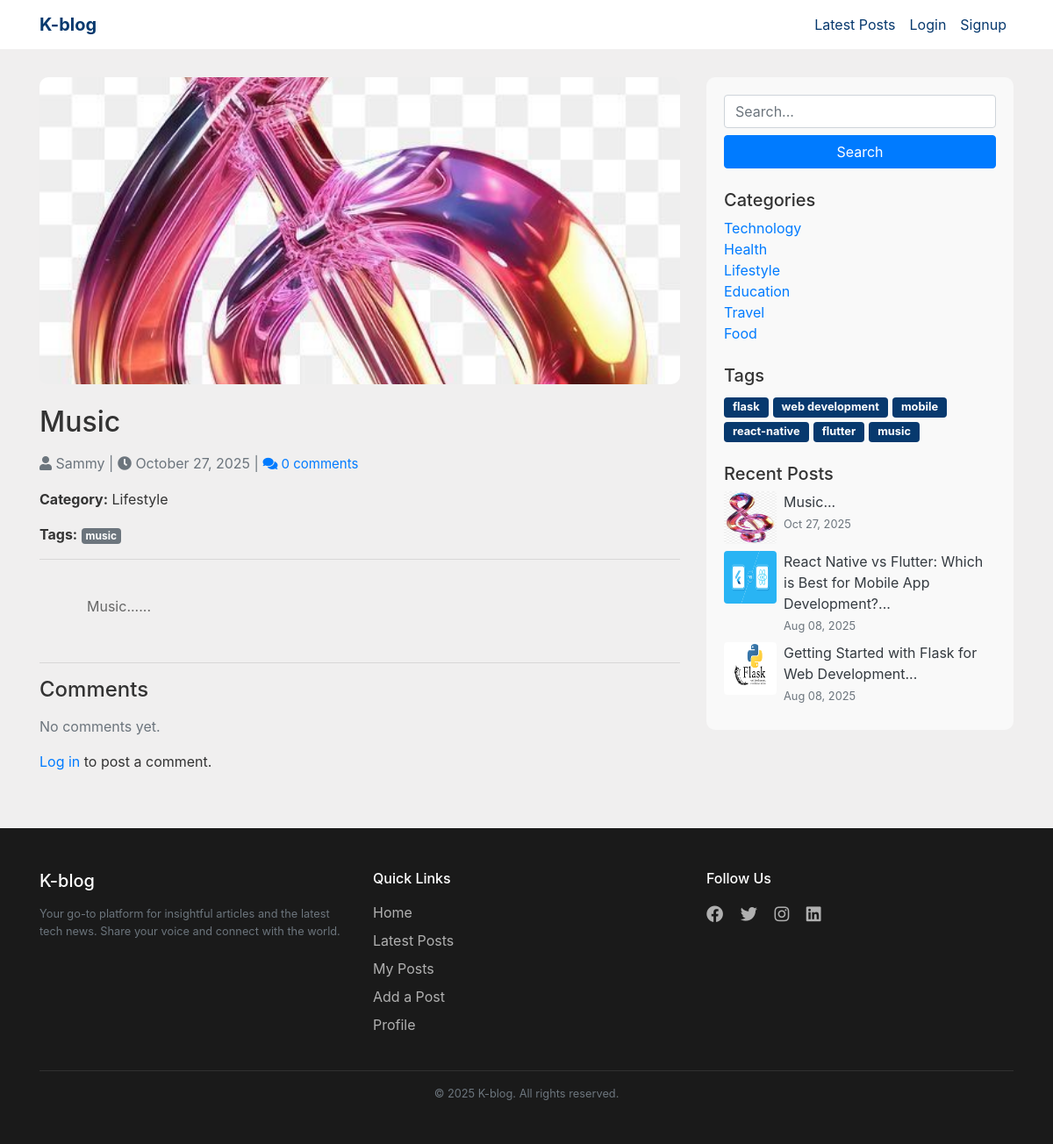
Page /blog/3 on the committed database.
### models.py (models this page shows, shortened)
class Blog(db.Model):
    id = db.Column(db.Integer, primary_key=True)
    title = db.Column(db.String(100), nullable=False)
    description = db.Column(db.Text, nullable=False)
    image_filename = db.Column(db.String(200))
    views = db.Column(db.Integer, default=0)
    date_published = db.Column(db.DateTime, default=datetime.now, nullable=False)
    user_id = db.Column(db.Integer, db.ForeignKey('user.id', name='fk_blog_user'), nullable=False)
    category_id = db.Column(db.Integer, db.ForeignKey('category.id'))
    tags = db.relationship('Tag', secondary=blog_tags, backref=db.backref('blogs', lazy='dynamic'))
    user = db.relationship('User', back_populates='blogs')
    comments = db.relationship('Comment', backref='blog', lazy=True, cascade='all, delete')

class User(db.Model):
    id = db.Column(db.Integer, primary_key=True, index=True)
    username = db.Column(db.String(50), unique=True, nullable=False)
    email = db.Column(db.String(200), unique=True, index=True)
    phone = db.Column(db.String(20))
    password_hash = db.Column(db.String(200))
    created = db.Column(db.DateTime, default=datetime.now)
    is_verified = db.Column(db.Boolean, default=False)
    verification_token = db.Column(db.String(100))
    reset_code = db.Column(db.String(10))
    reset_code_sent_at = db.Column(db.DateTime, default=datetime.utcnow)
    is_admin = db.Column(db.Boolean, default=False)
    comments = db.relationship('Comment', backref='user', lazy=True)
    blogs = db.relationship('Blog', back_populates='user', cascade="all, delete")

class Category(db.Model):
    id = db.Column(db.Integer, primary_key=True)
    name = db.Column(db.String(50), unique=True, nullable=False)
    blogs = db.relationship('Blog', backref='category', lazy=True)

class Tag(db.Model):
    id = db.Column(db.Integer, primary_key=True)
    name = db.Column(db.String(30), unique=True, nullable=False)

### routes.py (the view)
@app.route('/blog/<int:blog_id>')
def view_blog(blog_id):
    blog = Blog.query.get_or_404(blog_id)
    if blog.views is None:
        blog.views = 1
    else:
        blog.views += 1
    db.session.commit()
    comments = Comment.query.filter_by(blog_id=blog.id).order_by(Comment.date_posted.desc()).all()
    user_id = session.get('user_id')
    recent_posts = Blog.query.order_by(Blog.date_published.desc()).limit(5).all()
    categories = Category.query.all()
    tags = Tag.query.all()
    return render_template('view_blog.html', blog=blog, comments=comments, user_id=user_id,
        recent_posts=recent_posts,
        categories=categories,
        tags=tags
    )

### routes.py (called while the page is built)
@app.context_processor
def inject_user():
    user = None
    if 'user_id' in session:
        user = User.query.get(session['user_id'])
    return dict(current_user=user)

### templates/view_blog.html
{% extends 'base.html' %}
{% block content %}
<div class="container mt-5">
    <div class="row">
        <div class="col-md-8">
            {% if blog.image_filename %}
                <img src="{{ url_for('static', filename='uploads/' + blog.image_filename) }}"
                     alt="Blog Image"
                     class="blog-image-full mb-4">
            {% endif %}
            <h2 class="mb-3">{{ blog.title }}</h2>
            <p class="text-muted">
                <i class="fas fa-user"></i> {{ blog.user.username }} |
                <i class="fas fa-clock"></i> {{ blog.date_published.strftime('%B %d, %Y') }} |
                <a href="#comment" class="" style="font-size: 15px;">
        <i class="fas fa-comments"></i> {{ blog.comments|length }} comment{{ '' if blog.comments|length == 1 else 's' }}
                </a>
            </p>
            <p><strong>Category:</strong> {{ blog.category.name }}</p>
            <p><strong>Tags:</strong>
                {% for tag in blog.tags %}
                    <span class="badge bg-secondary">{{ tag.name }}</span>
                {% else %}
                    <span class="text-muted">No tags</span>
                {% endfor %}
            </p>
            <hr>
        <div class="blog-description mb-4" style="white-space: pre-wrap;">
            {{ blog.description | urlize(target="_blank") | safe }}
        </div>
            <hr>
            <h4 class="mb-3" id="comment">Comments</h4>
            {% for comment in comments %}
                <div class="comment mb-3 p-3 bg-light rounded shadow-sm">
                    <strong>{{ comment.user.username }}:</strong> {{ comment.content }}
                    <br>
                    <small class="text-muted">
                        {{ comment.date_posted.strftime('%b %d, %Y %H:%M') }}
                    </small>
{% if session.get('user_id') == comment.user_id %}
<div class="mt-1">
    <a href="{{ url_for('edit_comment', comment_id=comment.id) }}"
       class="text-primary"
       style="display:inline-block; vertical-align:middle;">
       Edit
    </a>
    |<form method="POST" action="{{ url_for('delete_comment', comment_id=comment.id) }}" style="display:inline-block; vertical-align:middle; margin-left:2px;">
        <button type="submit" class="text-danger btn btn-link p-0"
                onclick="return confirm('Are you sure you want to delete this comment?');">
             Delete
        </button>
    </form>
</div>
{% endif %}
                </div>
            {% else %}
                <p class="text-muted">No comments yet.</p>
            {% endfor %}
            {% if user_id %}
                <form action="{{ url_for('add_comment', blog_id=blog.id) }}" method="POST" class="mt-4">
                    <div class="form-group">
                        <label for="content"><strong>Add Comment</strong></label>
                        <textarea name="content" class="form-control" rows="3" required></textarea>
                    </div>
                    <button type="submit" class="btn btn-primary mt-2">Post Comment</button>
                </form>
            {% else %}
                <p><a href="{{ url_for('login_page') }}">Log in</a> to post a comment.</p>
            {% endif %}
        </div>
        <div class="col-md-4">
            {% include 'partials/sidebar.html' %}
        </div>
    </div>
</div>
{% endblock %}

### templates/partials/sidebar.html
<div class="sidebar">
    <form action="{{ url_for('search') }}" method="GET" class="mb-4">
        <input type="text" name="q" placeholder="Search..." class="form-control mb-2">
        <button type="submit" class="btn btn-primary w-100">Search</button>
    </form>
    <h5 class="mt-4">Categories</h5>
    <ul class="list-unstyled">
        {% for category in categories %}
            <li>
                <a href="{{ url_for('category_blogs', category_id=category.id) }}">
                    {{ category.name }}
                </a>
            </li>
        {% endfor %}
    </ul>
    <h5 class="mt-4">Tags</h5>
    <div class="d-flex flex-wrap gap-2">
            {% for tag in tags %}
                <a href="{{ url_for('tag_blogs', tag_id=tag.id) }}" class="badge">{{ tag.name }}</a>
            {% endfor %}
        </div>
    <h5 class="mt-4">Recent Posts</h5>
    {% for blog in recent_posts %}
        <div class="d-flex mb-2">
            {% if blog.image_filename %}
                <img src="{{ url_for('static', filename='uploads/' + blog.image_filename) }}" width="60" height="60" class="me-2 rounded" alt="image">
            {% endif %}
            <div class="recent">
                <a href="{{ url_for('view_blog', blog_id=blog.id) }}" class="text-dark fw-bold">{{ blog.title[:] }}...</a><br>
                <small class="text-muted">{{ blog.date_published.strftime('%b %d, %Y') }}</small>
            </div>
        </div>
    {% endfor %}
</div>

### static/css/style.css (style rules this page uses)
body { background-color: #f0efef; color: #333; padding-top: 40px; }
.blog-description { font-size: 16px; color: #666; line-height: 1.6; }
.sidebar { background: #f9f9f9; padding: 20px; border-radius: 10px; }
.sidebar h5 { margin-top: 20px; }
.sidebar a { text-decoration: none; }
.sidebar .badge { font-size: 0.8rem; padding: 5px 10px; background: #07396e; color: white; gap: 10px; margin: 5px 5px 0 0; }
.recent { margin-left: 8px; }
.blog-image-full { width: 100%; height: 350px; object-fit: cover; border-radius: 10px; display: block; }
.badge { margin-right: 5px; }
.bg-secondary { background-color: #6a666615; color: #fff; }

### rows in the picture
Blog: image_filename (picture), title "Music", date_published "October 27, 2025", description "Music......", date_published "Oct 27, 2025"
User: user.username "Sammy"
Category: category.name "Lifestyle", name "Lifestyle"
Tag: name "music"
Category: name "Technology"
Category: name "Health"
Category: name "Education"
Category: name "Travel"
Category: name "Food"
Tag: name "flask"
Tag: name "web development"
Tag: name "mobile"
Tag: name "react-native"
Tag: name "flutter"
Blog: image_filename (picture), title "React Native vs Flutter: Which is Best for Mobile App Development?", date_published "Aug 08, 2025"
Blog: image_filename (picture), title "Getting Started with Flask for Web Development", date_published "Aug 08, 2025"

### other values in the picture
{{ blog.comments|length }} "0"
{{ '' if blog.comments|length == 1 else 's' }} "s"
{{ current_year if current_year else 2025 }} "2025"
